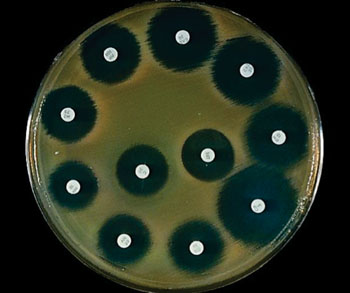
#> input picture Antibiograms pictures/Picture 1.jpg, 350 x 293 px, found by its file name
$ python AntibioticsDetector.py
#> lines starting #> are read from the running program, lines starting #| are printed output that depends on the picture
import numpy as np
import matplotlib.pyplot as plt
import cv2

def showResults():
    fig=plt.figure()
    fig.suptitle("ANTIBIOGRAMS", fontsize=16)

    fig2=fig.add_subplot(3,2,1)
    plt.axis("off")
    fig2.title.set_text('RGBimage')
    plt.imshow(RGBimg)

    fig4=fig.add_subplot(3,2,2)
    plt.axis("off")
    fig4.title.set_text('BlurredImg')
    plt.imshow(filteredImage, cmap='gray')

    fig5=fig.add_subplot(3,2,3)
    plt.axis("off")
    fig5.title.set_text('AntibioticsCircles')
    plt.imshow(auxImg)
    plt.show()

def drawCircles(arrayX, image):
    for i in arrayX[0,:]:
        # draw the outer circle
        cv2.circle(image,(i[0],i[1]),i[2],(0,255,0),2)
        # draw the center of the circle
        cv2.circle(image,(i[0],i[1]),2,(0,0,255),3)
def imageFilter():
    GrayscaleImage=cv2.cvtColor(img, cv2.COLOR_BGR2GRAY)
    BlurredImage = cv2.medianBlur(GrayscaleImage,9)
    resultImage=BlurredImage
    return resultImage, GrayscaleImage

img = cv2.imread('..\Antibiograms pictures\Picture 1.jpg')
#> img is the input picture: shape (293, 350, 3); mean B, G, R 30.1, 45.1, 37
RGBimg=cv2.cvtColor(img,cv2.COLOR_BGR2RGB)
auxImg=RGBimg.copy()
filteredImage, GrayscaleImage=imageFilter()
#> in imageFilter, `GrayscaleImage=cv2.cvtColor(img, cv2.COLOR_BGR2GRAY)`:
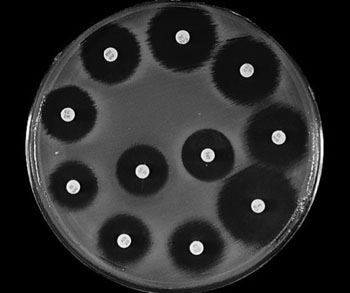
#> GrayscaleImage: shape (293, 350); min 0, max 255, mean 41
#> in imageFilter, `BlurredImage = cv2.medianBlur(GrayscaleImage,9)`:
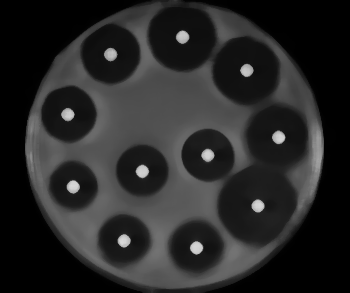
#> BlurredImage: shape (293, 350); min 0, max 217, mean 39.4
antibioticCircles = cv2.HoughCircles(filteredImage,cv2.HOUGH_GRADIENT,1,50,param1=25,param2=10,
                           minRadius=4,maxRadius=10)
#> antibioticCircles = [[257.5, 205.5, 6.5], [123.5, 240.5, 6.5], [72.5, 186.5, 6.5], [196.5, 247.5, 6.6], [67.5, 114.5, 6.6], [278.5, 137.5, 6], [181.5, 36.5, 6], [246.5, 70.5, 6.9], [142.5, 171.5, 5.9], [207.5, 155.5, 5.5], [110.5, 54.5, 5.9]]
antibioticCircles = np.uint16(np.around(antibioticCircles))
#> antibioticCircles = [[258, 206, 6], [124, 240, 6], [72, 186, 6], [196, 248, 7], [68, 114, 7], [278, 138, 6], [182, 36, 6], [246, 70, 7], [142, 172, 6], [208, 156, 6], [110, 54, 6]]
drawCircles(antibioticCircles,auxImg)
#> the loop in drawCircles, `for i in arrayX[0,:]:` made 11 passes
showResults()
#> in showResults, `plt.show()`:
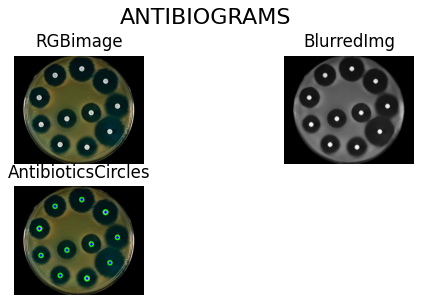
#> figure drawn by matplotlib, 3 panels

$ run again, with Antibiograms pictures/Picture 5.jpg copied over Antibiograms pictures/Picture 1.jpg
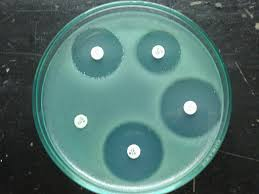
#> input picture Antibiograms pictures/Picture 5.jpg, 259 x 194 px, found by its file name
#> img is the input picture: shape (194, 259, 3); mean B, G, R 109.3, 113.8, 81
#> in imageFilter, `BlurredImage = cv2.medianBlur(GrayscaleImage,9)`:
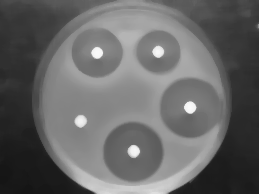
#> BlurredImage: shape (194, 259); min 21, max 251, mean 102.2
#> `antibioticCircles = cv2.HoughCircles(filteredImage,cv2.HOUGH_GRADIENT,..`: antibioticCircles = [[157.5, 51.5, 6], [133.5, 150.5, 5.5], [96.5, 52.5, 6], [80.5, 120.5, 5.2], [189.5, 107.5, 5.2]]
#> `antibioticCircles = np.uint16(np.around(antibioticCircles))`: antibioticCircles = [[158, 52, 6], [134, 150, 6], [96, 52, 6], [80, 120, 5], [190, 108, 5]]
#> the loop in drawCircles, `for i in arrayX[0,:]:` made 5 passes
#> in showResults, `plt.show()`:
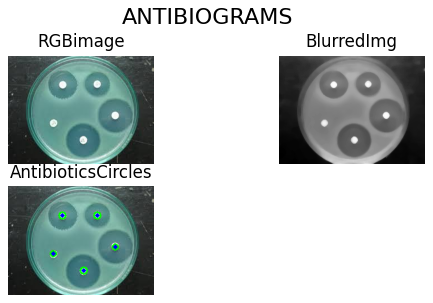
#> figure drawn by matplotlib, 3 panels

$ run again, with Antibiograms pictures/Picture 2.jpeg copied over Antibiograms pictures/Picture 1.jpg
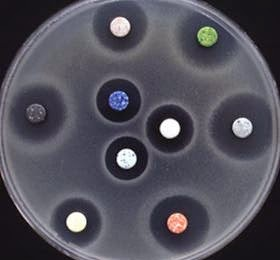
#> input picture Antibiograms pictures/Picture 2.jpeg, 280 x 260 px, found by its file name
#> img is the input picture: shape (260, 280, 3); mean B, G, R 90.7, 80.5, 82.4
#> in imageFilter, `BlurredImage = cv2.medianBlur(GrayscaleImage,9)`:
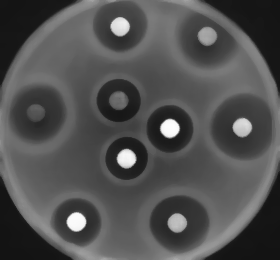
#> BlurredImage: shape (260, 280); min 17, max 254, mean 81
#> `antibioticCircles = cv2.HoughCircles(filteredImage,cv2.HOUGH_GRADIENT,..`: antibioticCircles = [[176.5, 222.5, 9.4], [119.5, 26.5, 9.4], [126.5, 158.5, 9.4], [118.5, 100.5, 9.4], [75.5, 221.5, 9.4], [241.5, 127.5, 9.4], [169.5, 128.5, 9.4], [35.5, 112.5, 9.1], [207.5, 35.5, 9.4]]
#> `antibioticCircles = np.uint16(np.around(antibioticCircles))`: antibioticCircles = [[176, 222, 9], [120, 26, 9], [126, 158, 9], [118, 100, 9], [76, 222, 9], [242, 128, 9], [170, 128, 9], [36, 112, 9], [208, 36, 9]]
#> the loop in drawCircles, `for i in arrayX[0,:]:` made 9 passes
#> in showResults, `plt.show()`:
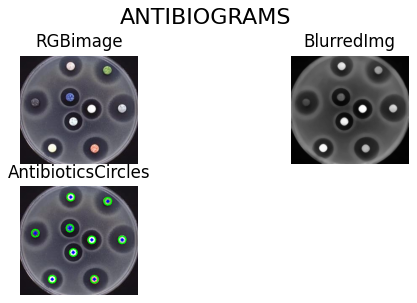
#> figure drawn by matplotlib, 3 panels
